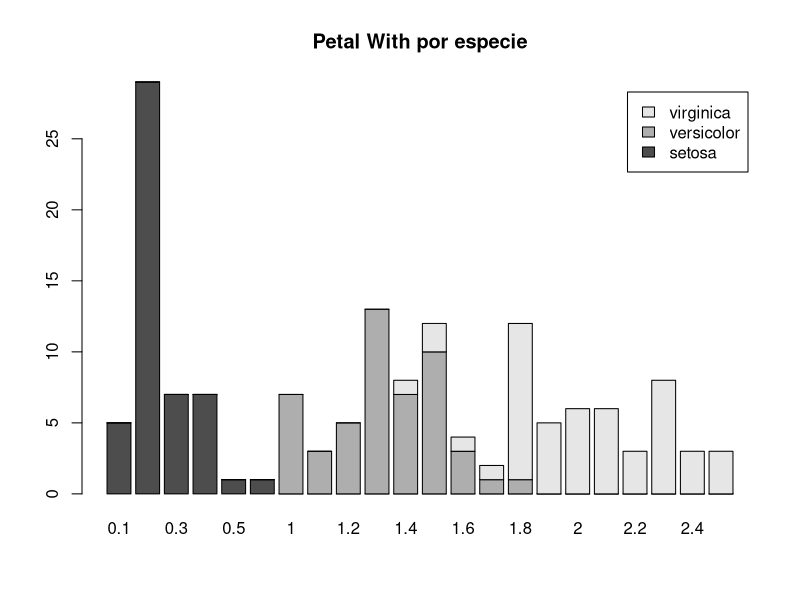
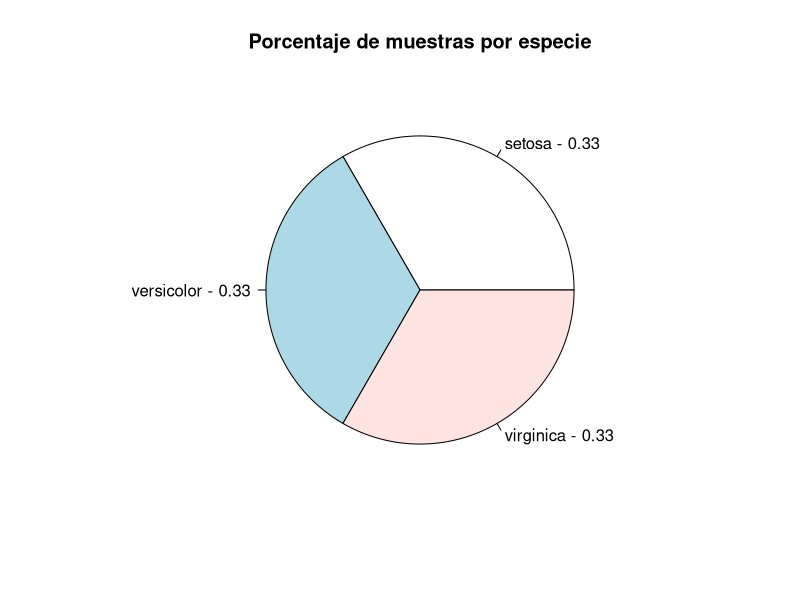
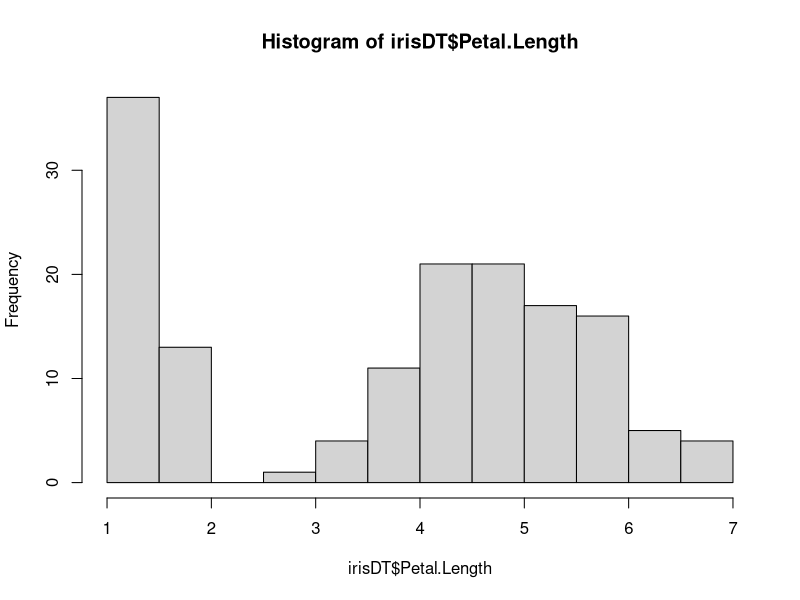
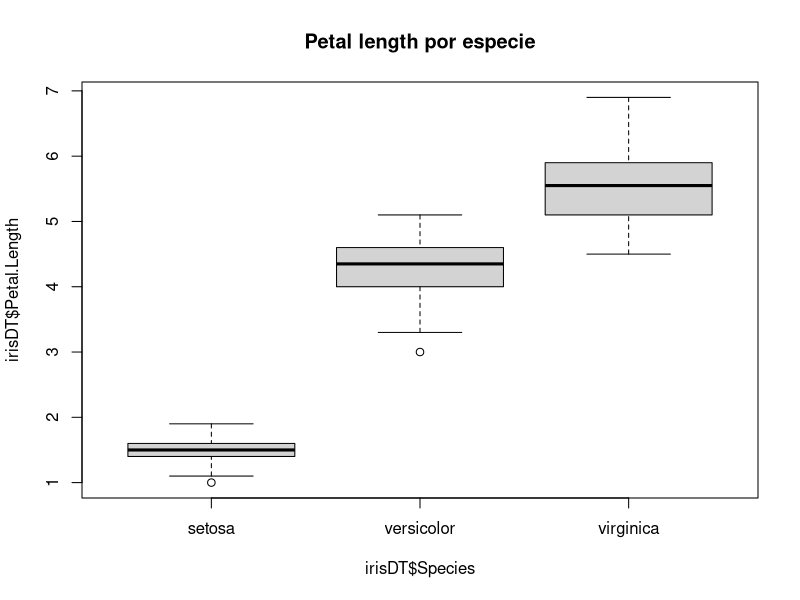
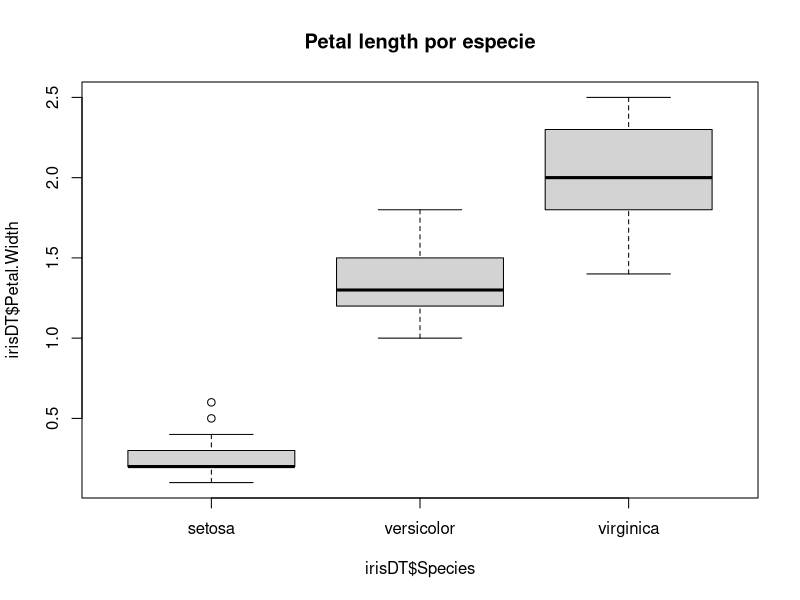
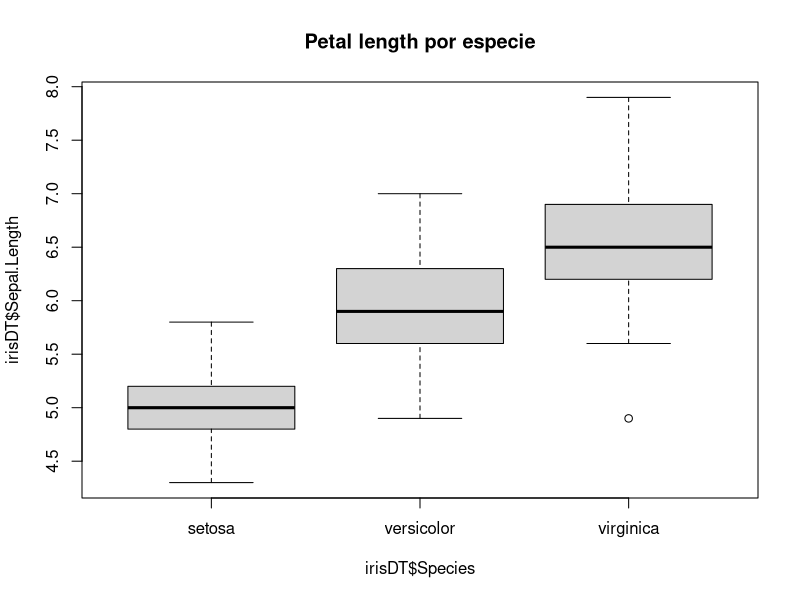
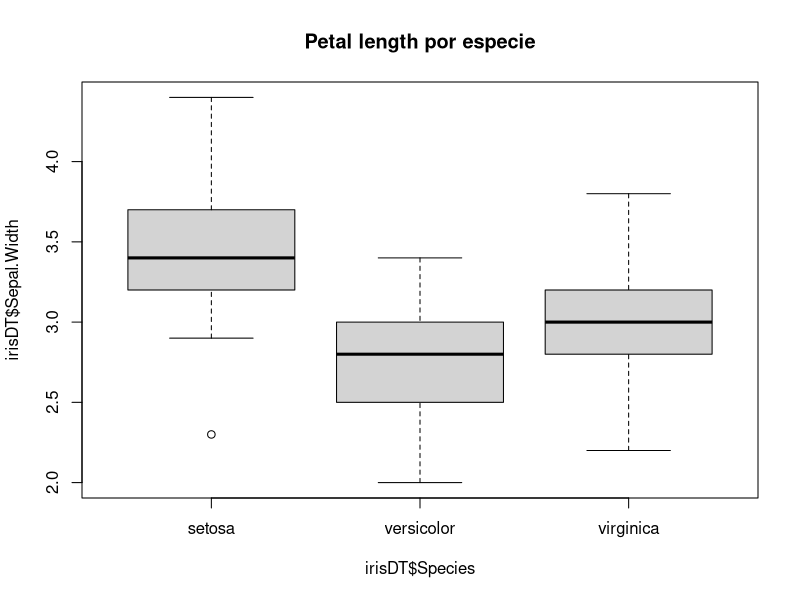
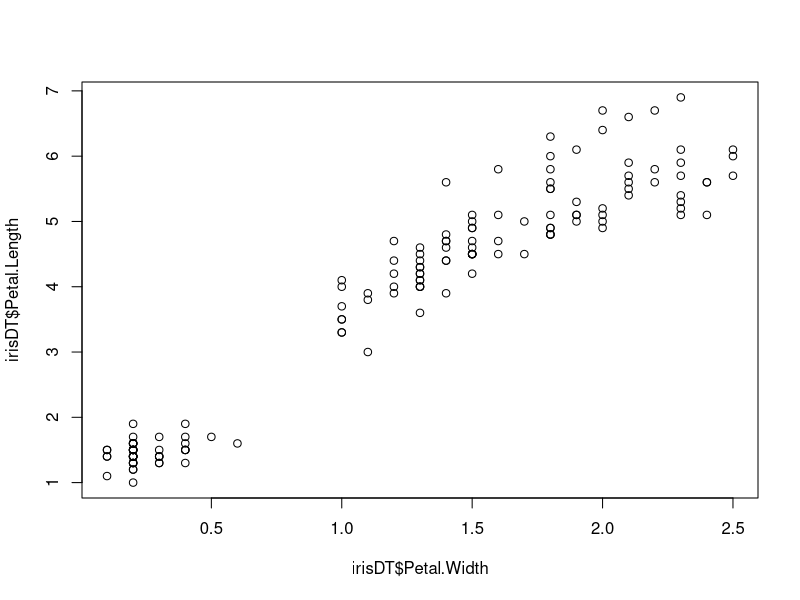

Generate these figures, in order, with R:
# Analisis descriptivo

library("data.table")
irisDT <- as.data.table(iris)

# Summary y str
summary(irisDT)
str(irisDT)

# Tabla de frecuencia
table(irisDT$Species)
prop.table(table(irisDT$Species))

# Tabla de frecuencias cruzadas
table(irisDT$Species,irisDT$Petal.Width)

absolutas <- table(irisDT$Species,irisDT$Petal.Width)
relativas <- prop.table(table(irisDT$Species,irisDT$Petal.Width))

# Barplot
barplot(absolutas, main = "Petal With por especie", legend = rownames(absolutas))

# Grafica de tarta
etiquetas <- paste0(names(table(irisDT$Species)), " - ", round(prop.table(table(irisDT$Species)),2))
pie(table(irisDT$Species), main = "Porcentaje de muestras por especie", labels = etiquetas)

# histograma
hist(irisDT$Petal.Length) # podemos usar breaks para manipular la cantidad de columnas

# Boxplot
boxplot(irisDT$Petal.Length ~ irisDT$Species, main = "Petal length por especie")
boxplot(irisDT$Petal.Width ~ irisDT$Species, main = "Petal length por especie")
boxplot(irisDT$Sepal.Length ~ irisDT$Species, main = "Petal length por especie")
boxplot(irisDT$Sepal.Width ~ irisDT$Species, main = "Petal length por especie")

minimo <- min(irisDT$Sepal.Length)
maximo <- max(irisDT$Sepal.Length)
quantile <- quantile(irisDT$Sepal.Length)
median <- mean(irisDT$Sepal.Length)
mediana <- median(irisDT$Sepal.Length)
varianza <- var(irisDT$Sepal.Length)
desv <- sd(irisDT$Sepal.Length)
IQR <- IQR(irisDT$Sepal.Length)

plot(irisDT$Petal.Width, irisDT$Petal.Length)
